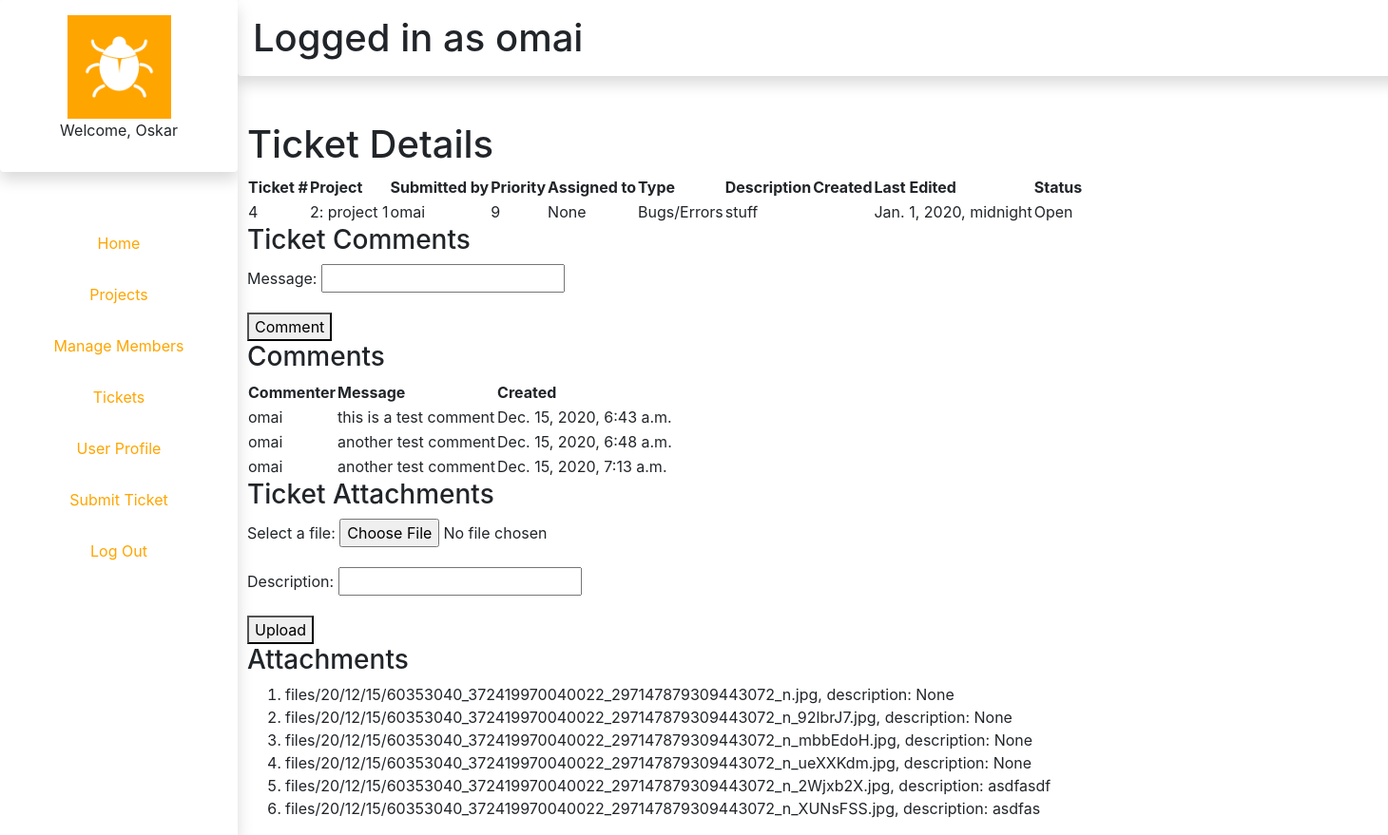
The page /tickets/details/4/ (signed in) on the database as committed earlier.
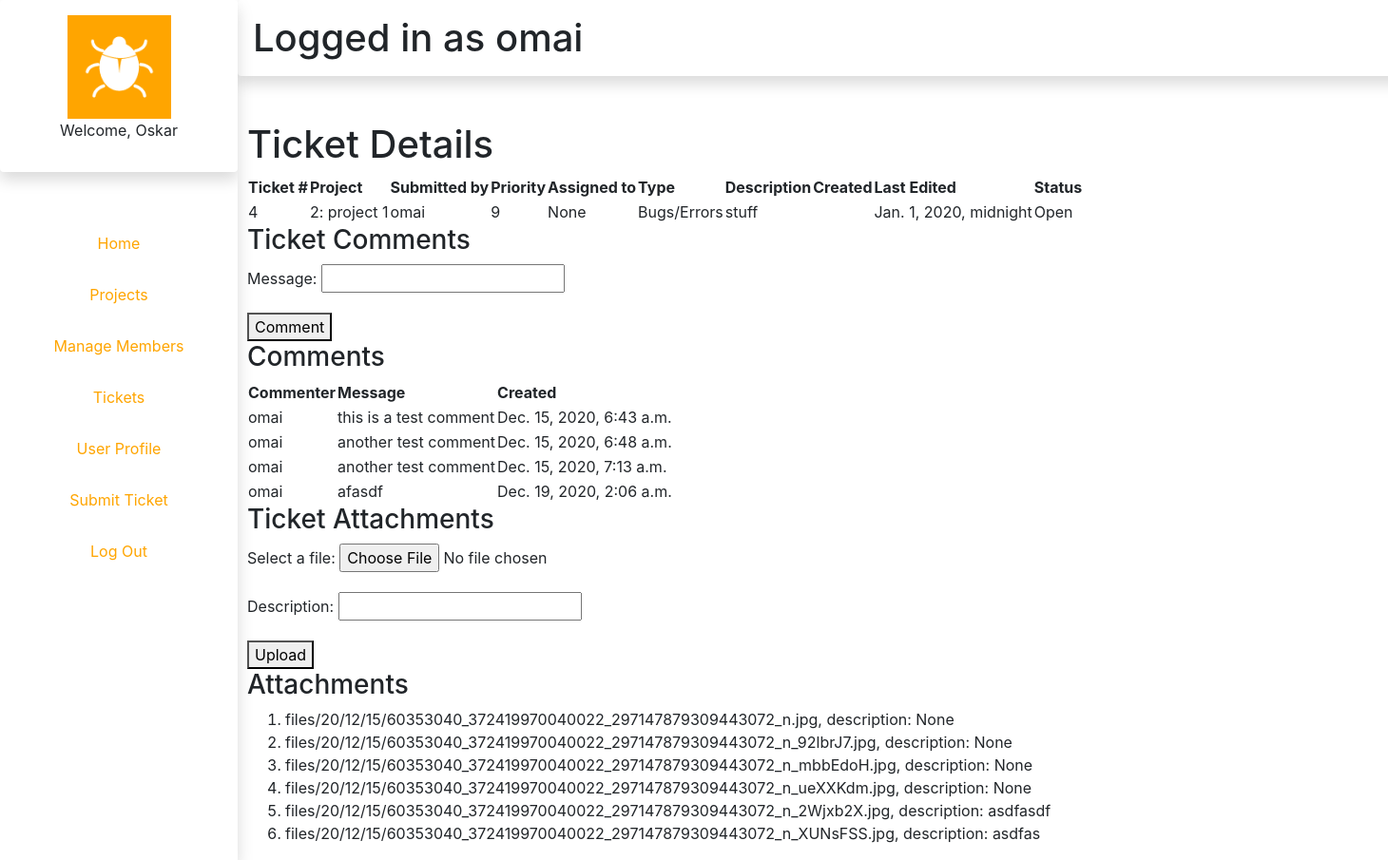
The same page on the database as committed later.
### tickets/models.py (models this page shows)
class Comment(models.Model):
	ticket = models.ForeignKey(Ticket, on_delete=models.CASCADE,related_name="ticket_comments")
	message = models.CharField(max_length=100)
	commenter = models.ForeignKey(settings.AUTH_USER_MODEL, on_delete=models.SET_NULL, null = True)
	timeCreated = models.DateTimeField(auto_now_add=True)

class File(models.Model):
	ticket = models.ForeignKey(Ticket, on_delete=models.CASCADE,related_name="ticket_attachments")
	file = models.FileField(upload_to='files/%y/%m/%d', blank=True, null=True)
	description = models.CharField(max_length=100, blank=True, null=True)

### authenticate/models.py (models this page shows)
class NewUser(AbstractBaseUser, PermissionsMixin):
	email = models.EmailField(_('email address'), unique=True)
	user_name = models.CharField(max_length=150, unique=True)
	first_name = models.CharField(max_length=150, blank=True)
	start_date = models.DateTimeField(default=timezone.now)
	pfp = models.ImageField(default="pfp1.jpg",null=True,blank=True)
	about = models.TextField(_(
		'about'), max_length=150, blank=True)
	is_staff = models.BooleanField(default=False)
	is_active = models.BooleanField(default=True)
	objects = CustomAccountManager()
	USERNAME_FIELD = "email"
	REQUIRED_FIELDS = ['user_name', 'first_name']
	def __str__(self):
		return self.user_name

### authenticate/decorators.py (the view)
		def wrapper_func(request, *args,**kwargs):
			group = None
			if request.user.groups.exists():
				group = request.user.groups.all()[0].name
			if group in allowed_roles:
				return view_func(request,*args,**kwargs)
			else:
				return HttpResponse("You are not authorized to view this page")

### tickets/forms.py
class FileForm(forms.Form):
	file = forms.FileField(label='Select a file',)
	description = forms.CharField(max_length=100)

class CommentForm(forms.Form):
	message = forms.CharField(max_length = 100)

### projects/models.py (called while the page is built)
	def __str__(self):
		return u'{0}'.format(str(self.id) + ": " + self.name)

### tickets/templates/tickets/details.html (shortened to what this page needs)
{% extends "authenticate/layout.html" %}
{% block body %}
	<div>
		<h1>Ticket Details</h1>
	</div>
	<div>
		<table>
			<tr>
				<th>Ticket #</th>
				<th>Project</th>
				<th>Submitted by</th>
				<th>Priority</th>
				<th>Assigned to</th>
				<th>Type</th>
				<th>Description</th>
				<th>Created</th>
				<th>Last Edited</th>
				<th>Status</th>
			</tr>
			<tr>
				<td>{{ticket.id}}</td>
				<td>{{ticket.project}}</td>
				<td>{{ticket.submitter}}</td>
				<td>{{ticket.priority}}</td>
				<td>{{ticket.personnel}}</td>
				<td>{{ticket.race}}</td>
				<td>{{ticket.description}}</td>
				<td>{{ticket.timecreated}}</td>
				<td>{{ticket.lastEdited}}</td>
				<td>{{ticket.status}}</td>
			</tr>
		</table>
	</div>
	<div>
		<form method="post" action="{% url 'tickets:comment' ticket.id%}">
			<h3>Ticket Comments</h3>
			<div>{{form.as_p}}</div>
			<button type="submit">Comment</button>
		</form>
	</div>
	<div>
		<h3>Comments</h3>
		<div>
			<table>
				<tr>
					<th>Commenter</th>
					<th>Message</th>
					<th>Created</th>
				</tr>
				{%for comment in comments%}
					<tr>
						<td>{{comment.commenter}}</td>
						<td>{{comment.message}}</td>
						<td>{{comment.timeCreated}}</td>
					</tr>
				{%endfor%}
			</table>
		</div>
	</div>
	<div>
		<form method="post" action="{% url 'tickets:upload' ticket.id %}" enctype="multipart/form-data">
			<h3>Ticket Attachments</h3>
			{{form2.as_p}}
			<button type="submit">Upload</button>
		</form>
	</div>
	<div>
		<h3>Attachments</h3>
		<div>
			<ol>
				{% for attachment in attachmentsList %}
					<li>{{attachment.file}}, description: {{attachment.description}}</li>
				{%endfor%}
			</ol>
		</div>
	</div>
{% endblock %}

Rows that differ between the two databases and show on the page:
added Comment: commenter "omai", message "afasdf", timeCreated "Dec. 19, 2020, 2:06 a.m."
